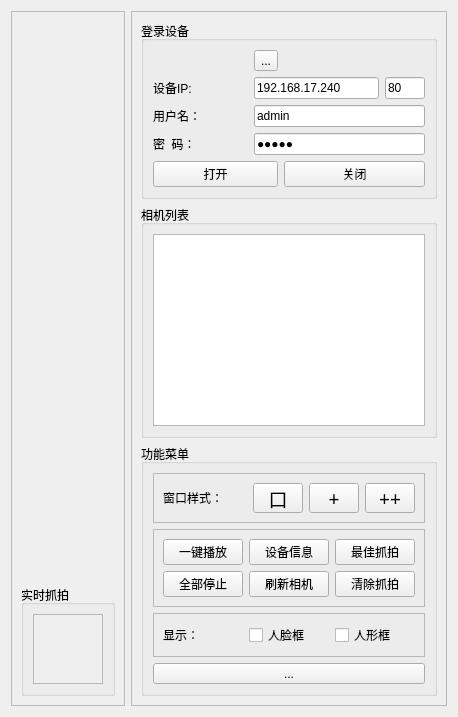
     <widget class="QWidget" name="onlineMonitoring">
      <layout class="QGridLayout" name="gridLayout_3">
       <item row="0" column="0">
        <widget class="QFrame" name="frame_7">
         <property name="frameShape">
          <enum>QFrame::StyledPanel</enum>
         </property>
         <property name="frameShadow">
          <enum>QFrame::Raised</enum>
         </property>
         <layout class="QVBoxLayout" name="verticalLayout_4" stretch="10,2">
          <item>
           <widget class="QWidget" name="widget_video_window" native="true"/>
          </item>
          <item>
           <widget class="QGroupBox" name="groupBox_4">
            <property name="title">
             <string>实时抓拍</string>
            </property>
            <layout class="QHBoxLayout" name="horizontalLayout_2">
             <item>
              <widget class="QScrollArea" name="scrollArea">
               <property name="widgetResizable">
                <bool>true</bool>
               </property>
               <widget class="QWidget" name="scrollAreaWidgetContents">
                <property name="geometry">
                 <rect>
                  <x>0</x>
                  <y>0</y>
                  <width>16</width>
                  <height>16</height>
                 </rect>
                </property>
               </widget>
              </widget>
             </item>
            </layout>
           </widget>
          </item>
         </layout>
        </widget>
       </item>
       <item row="0" column="1">
        <widget class="QFrame" name="frame_5">
         <property name="sizePolicy">
          <sizepolicy hsizetype="Fixed" vsizetype="Preferred">
           <horstretch>0</horstretch>
           <verstretch>0</verstretch>
          </sizepolicy>
         </property>
         <property name="maximumSize">
          <size>
           <width>325</width>
           <height>16777215</height>
          </size>
         </property>
         <property name="frameShape">
          <enum>QFrame::StyledPanel</enum>
         </property>
         <property name="frameShadow">
          <enum>QFrame::Raised</enum>
         </property>
         <layout class="QGridLayout" name="gridLayout_4" rowstretch="2,3,3" rowminimumheight="0,0,0">
          <item row="0" column="0">
           <widget class="QGroupBox" name="groupBox">
            <property name="sizePolicy">
             <sizepolicy hsizetype="Preferred" vsizetype="Preferred">
              <horstretch>0</horstretch>
              <verstretch>0</verstretch>
             </sizepolicy>
            </property>
            <property name="title">
             <string>登录设备</string>
            </property>
            <layout class="QGridLayout" name="gridLayout">
             <item row="3" column="1" colspan="3">
              <widget class="QLineEdit" name="lineEdit_userName">
               <property name="text">
                <string>admin</string>
               </property>
              </widget>
             </item>
             <item row="4" column="1" colspan="3">
              <widget class="QLineEdit" name="lineEdit_password">
               <property name="text">
                <string>admin</string>
               </property>
               <property name="echoMode">
                <enum>QLineEdit::Password</enum>
               </property>
              </widget>
             </item>
             <item row="5" column="2" colspan="2">
              <widget class="QPushButton" name="pushButton_closeDev">
               <property name="text">
                <string>关闭</string>
               </property>
              </widget>
             </item>
             <item row="5" column="0" colspan="2">
              <widget class="QPushButton" name="pushButton_openDev">
               <property name="text">
                <string>打开</string>
               </property>
              </widget>
             </item>
             <item row="3" column="0">
              <widget class="QLabel" name="label_3">
               <property name="text">
                <string>用户名：</string>
               </property>
              </widget>
             </item>
             <item row="2" column="0">
              <widget class="QLabel" name="label_2">
               <property name="text">
                <string>设备IP:</string>
               </property>
              </widget>
             </item>
             <item row="4" column="0">
              <widget class="QLabel" name="label_4">
               <property name="text">
                <string>密  码：</string>
               </property>
              </widget>
             </item>
             <item row="2" column="1" colspan="2">
              <widget class="QLineEdit" name="lineEdit_devIp">
               <property name="text">
                <string>192.168.17.240</string>
               </property>
              </widget>
             </item>
             <item row="2" column="3">
              <widget class="QLineEdit" name="lineEdit_devPort">
               <property name="maximumSize">
                <size>
                 <width>40</width>
                 <height>16777215</height>
                </size>
               </property>
               <property name="text">
                <string>80</string>
               </property>
              </widget>
             </item>
             <item row="1" column="1">
              <widget class="QToolButton" name="toolButton_devStatus">
               <property name="enabled">
                <bool>true</bool>
               </property>
               <property name="text">
                <string>...</string>
               </property>
              </widget>
             </item>
            </layout>
           </widget>
          </item>
          <item row="1" column="0">
           <widget class="QGroupBox" name="groupBox_3">
            <property name="title">
             <string>相机列表</string>
            </property>
            <layout class="QVBoxLayout" name="verticalLayout">
             <item>
              <widget class="QListWidget" name="listWidget_CameraList"/>
             </item>
            </layout>
           </widget>
          </item>
          <item row="2" column="0">
           <widget class="QGroupBox" name="groupBox_2">
            <property name="title">
             <string>功能菜单</string>
            </property>
            <layout class="QVBoxLayout" name="verticalLayout_2">
             <item>
              <widget class="QFrame" name="frame">
               <property name="frameShape">
                <enum>QFrame::StyledPanel</enum>
               </property>
               <property name="frameShadow">
                <enum>QFrame::Raised</enum>
               </property>
               <layout class="QHBoxLayout" name="horizontalLayout_5">
                <item>
                 <widget class="QLabel" name="label_5">
                  <property name="text">
                   <string>窗口样式：</string>
                  </property>
                 </widget>
                </item>
                <item>
                 <widget class="QToolButton" name="toolButton_oneWindow">
                  <property name="maximumSize">
                   <size>
                    <width>50</width>
                    <height>30</height>
                   </size>
                  </property>
                  <property name="font">
                   <font>
                    <family>04b_21</family>
                    <pointsize>14</pointsize>
                   </font>
                  </property>
                  <property name="text">
                   <string>口</string>
                  </property>
                 </widget>
                </item>
                <item>
                 <widget class="QToolButton" name="toolButton_fourWindows">
                  <property name="maximumSize">
                   <size>
                    <width>50</width>
                    <height>30</height>
                   </size>
                  </property>
                  <property name="font">
                   <font>
                    <family>04b_21</family>
                    <pointsize>14</pointsize>
                   </font>
                  </property>
                  <property name="text">
                   <string>+</string>
                  </property>
                 </widget>
                </item>
                <item>
                 <widget class="QToolButton" name="toolButton_nineWindows">
                  <property name="maximumSize">
                   <size>
                    <width>50</width>
                    <height>30</height>
                   </size>
                  </property>
                  <property name="font">
                   <font>
                    <family>04b_21</family>
                    <pointsize>14</pointsize>
                   </font>
                  </property>
                  <property name="text">
                   <string>++</string>
                  </property>
                 </widget>
                </item>
               </layout>
              </widget>
             </item>
             <item>
              <widget class="QFrame" name="frame_3">
               <property name="sizePolicy">
                <sizepolicy hsizetype="Preferred" vsizetype="Fixed">
                 <horstretch>0</horstretch>
                 <verstretch>0</verstretch>
                </sizepolicy>
               </property>
               <property name="frameShape">
                <enum>QFrame::StyledPanel</enum>
               </property>
               <property name="frameShadow">
                <enum>QFrame::Raised</enum>
               </property>
               <layout class="QGridLayout" name="gridLayout_2">
                <item row="0" column="0">
                 <widget class="QPushButton" name="pushButton_allVideoPlay">
                  <property name="text">
                   <string>一键播放</string>
                  </property>
                 </widget>
                </item>
                <item row="0" column="1">
                 <widget class="QPushButton" name="pushButton_devInformation">
                  <property name="text">
                   <string>设备信息</string>
                  </property>
                 </widget>
                </item>
                <item row="0" column="2">
                 <widget class="QPushButton" name="pushButton_optimalSnap">
                  <property name="text">
                   <string>最佳抓拍</string>
                  </property>
                 </widget>
                </item>
                <item row="1" column="0">
                 <widget class="QPushButton" name="pushButton_allVideoStop">
                  <property name="text">
                   <string>全部停止</string>
                  </property>
                 </widget>
                </item>
                <item row="1" column="1">
                 <widget class="QPushButton" name="pushButton_refreahCameraList">
                  <property name="text">
                   <string>刷新相机</string>
                  </property>
                 </widget>
                </item>
                <item row="1" column="2">
                 <widget class="QPushButton" name="pushButton_cleanSnap">
                  <property name="text">
                   <string>清除抓拍</string>
                  </property>
                 </widget>
                </item>
               </layout>
              </widget>
             </item>
             <item>
              <widget class="QFrame" name="frame_4">
               <property name="frameShape">
                <enum>QFrame::StyledPanel</enum>
               </property>
               <property name="frameShadow">
                <enum>QFrame::Raised</enum>
               </property>
               <layout class="QHBoxLayout" name="horizontalLayout">
                <item>
                 <widget class="QLabel" name="label_8">
                  <property name="text">
                   <string>显示：</string>
                  </property>
                 </widget>
                </item>
                <item>
                 <widget class="QCheckBox" name="checkBox_personFace">
                  <property name="text">
                   <string>人脸框</string>
                  </property>
                 </widget>
                </item>
                <item>
                 <widget class="QCheckBox" name="checkBox_personBody">
                  <property name="text">
                   <string>人形框</string>
                  </property>
                 </widget>
                </item>
               </layout>
              </widget>
             </item>
             <item>
              <widget class="QToolButton" name="toolButton">
               <property name="sizePolicy">
                <sizepolicy hsizetype="Preferred" vsizetype="Fixed">
                 <horstretch>0</horstretch>
                 <verstretch>0</verstretch>
                </sizepolicy>
               </property>
               <property name="text">
                <string>...</string>
               </property>
              </widget>
             </item>
            </layout>
           </widget>
          </item>
         </layout>
        </widget>
       </item>
      </layout>
      <zorder>frame_5</zorder>
      <zorder>frame_7</zorder>
     </widget>
